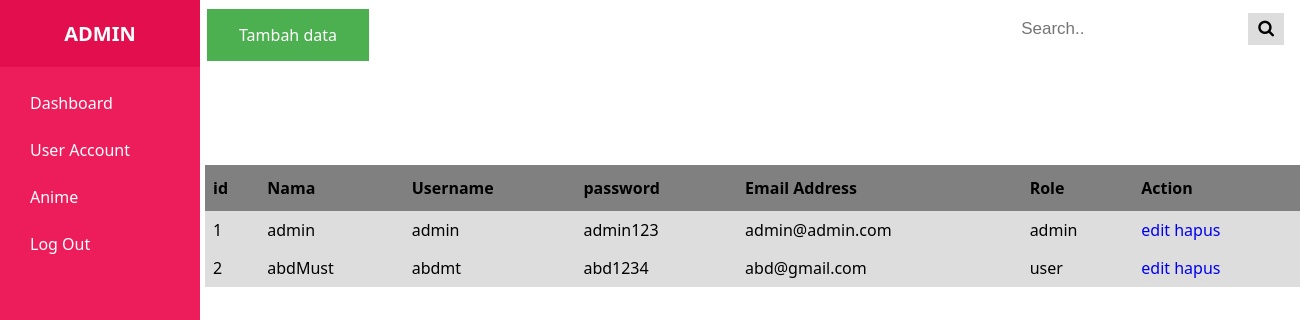
Before: /admin/user/user.php (signed in) with the older database file.
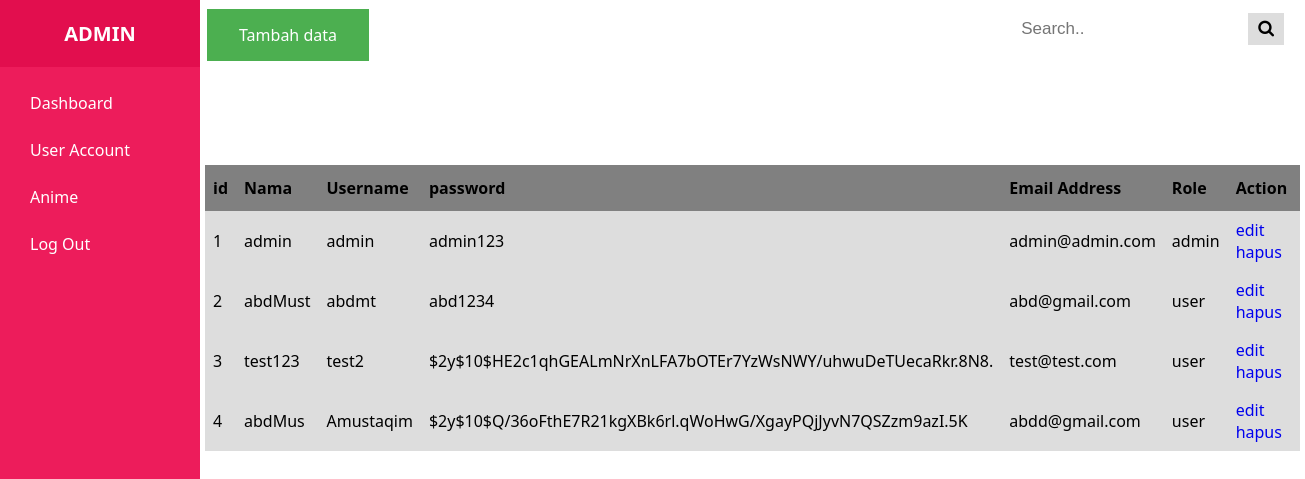
After: the same page with the newer database file.
### tables this page shows
CREATE TABLE `user` (
  `id_user` int(11) NOT NULL,
  `nama` varchar(30) NOT NULL,
  `username` varchar(30) NOT NULL,
  `pass` varchar(255) NOT NULL,
  `email` varchar(30) NOT NULL,
  `level` enum('admin','user') DEFAULT NULL
);

### admin/user/user.php (the view, shortened to what this page needs)
<?php
require '../../koneksi.php';
if (isset($_POST['search'])) {
  $search=trim($_POST['search']);
  $sql="select * from user where nama like '%".$search."%' or username like '%".$search."%' or email like '%".$search."%' order by id_user asc";
  $result = mysqli_query($conn,$sql);
  $user = [];
while($row = mysqli_fetch_assoc($result)){
  $user[] =$row;
}
}else {
$result = mysqli_query($conn,"SELECT * FROM user");
$user = [];
while($row = mysqli_fetch_assoc($result)){
  $user[] =$row;
}
}
?>
<!DOCTYPE html>
<html lang="en">
  <head>
    <link rel="stylesheet" href="../css/style.css" />
    <link rel="stylesheet" href="../css/search.css" />
    <link rel="stylesheet" href="https://cdnjs.cloudflare.com/ajax/libs/font-awesome/4.7.0/css/font-awesome.min.css">
  </head>
  <body>
    <div class="sidebar">
      <h2>Admin</h2>
      <ul class="nav">
        <li>
          <a href="#">
            <span>Dashboard</span>
          </a>
        </li>
        <li>
          <a href="#">
            <span>User Account</span>
          </a>
        </li>
        <li>
          <a href="../anime/anime.php">
            <span>Anime</span>
          </a>
        </li>
        <li>
            <a href="../logout.php">
              <span>Log Out</span>
            </a>
        </li>
      </ul>
    </div>
    <div class="main">
      <div class="search">
        <form action="" method="post">
          <input type="text" placeholder="Search.." name="search">
          <button type="submit"><i class="fa fa-search"></i></button>
        </form>
      </div>
      <a href="add.php" >
        <span class="add">Tambah data</span>
      </a>
        <table class="table">
            <tr>
            <th>id</th>
            <th>Nama</th>
            <th>Username</th>
            <th>password</th>
            <th>Email Address</th>
            <th>Role</th>
            <th>Action</th>
            <tbody>
              <?php $i = 1; foreach($user as $usr) :?>
            </tr>
            <tr>
              <td><?php echo $i; ?></td>
              <td><?php echo $usr["nama"];?></td>
              <td><?php echo $usr["username"];?></td>
              <td><?php echo $usr["pass"];?></td>
              <td><?php echo $usr["email"];?></td>
              <td><?php echo $usr["level"];?></td>
              <td>
                <a class="edit-button" href="edit.php?id=<?php echo $usr["id_user"];?>">edit</a>
                <a class ="hapus-button" href="delete.php?id=<?php echo $usr["id_user"];?>">hapus</a>
              </td>
            </tr>
            <?php $i++; endforeach;?>
        </table>
    </div>
  </body>
</html>

### admin/css/style.css (style rules this page uses)
* { margin: 0; padding: 0; text-decoration: none; }
body { box-sizing: border-box; font-family: 'Segoe UI', Tahoma, Geneva, Verdana, sans-serif; }
.sidebar { position: fixed; background: #ED1C5B; width: 200px; height: 100%; top: 0; left: 0; z-index: 1; }
.sidebar h2 { text-align: center; font-size: 20px; text-transform: uppercase; color: #ffffff; background: #E20E4E; padding: 20px; font-weight: bold; }
.sidebar ul li { margin: 25px 0; }
.sidebar ul li a { color: #ffffff; padding: 0 30px; }
.main { margin-left: 200px; padding: 5px; }
.add { border: 1px solid red; background-color: #4CAF50; border: none; color: white; padding: 15px 32px; text-align: center; text-decoration: none; display: inline-block; font-size: 16px; margin: 4px 2px; cursor: pointer; }
.table { width: 100%; border-collapse: collapse; margin-top:100px; }
.table td, table th { padding:8px; }
.table tr { background-color: #ddd; }
.table th { padding-top: 12px; padding-bottom: 12px; text-align: left; background-color: grey; }

### admin/css/search.css (style rules this page uses)
.search { float: right; }
.search input[type=text] { padding: 6px; margin-top: 8px; font-size: 17px; border: none; }
.search button { float: right; padding: 6px 10px; margin-top: 8px; margin-right: 16px; background: #ddd; font-size: 17px; border: none; cursor: pointer; }

Changed rows visible on the page:
added user: nama "test123", username "test2", pass "$2y$10$HE2c1qhGEALmNrXnLFA7bOTEr7YzWsNWY/uhwuDeTUecaRkr.8N8.", email "test@test.com", level "user"
added user: nama "abdMus", username "Amustaqim", pass "$2y$10$Q/36oFthE7R21kgXBk6rl.qWoHwG/XgayPQjJyvN7QSZzm9azI.5K", email "abdd@gmail.com", level "user"
